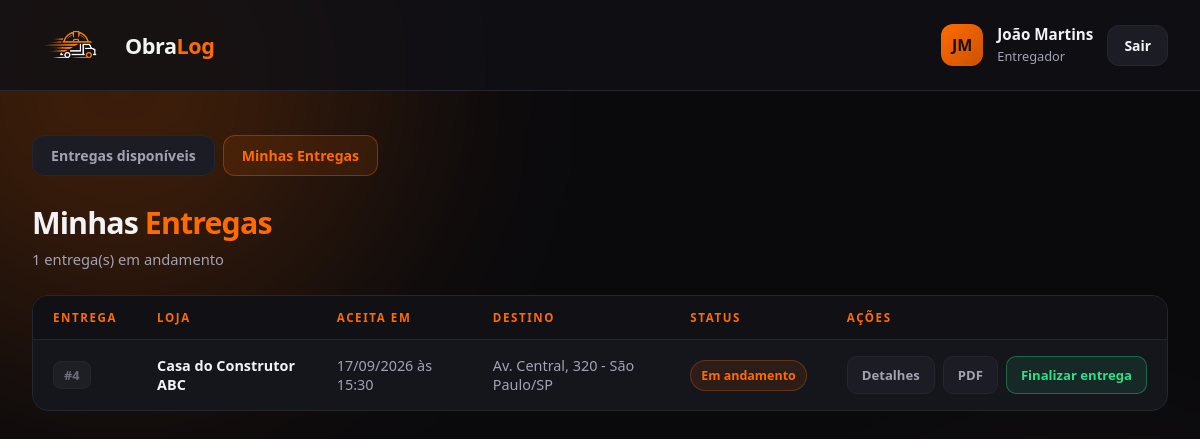
Page /minhas-entregas.php (signed in) on the committed database.
### tables this page shows
CREATE TABLE entrega (
    id_entrega          INT AUTO_INCREMENT PRIMARY KEY,
    id_loja             INT            NOT NULL,
    id_motorista        INT            NULL,
    id_cliente          INT            NOT NULL,
    endereco_origem     VARCHAR(200)   NOT NULL,
    endereco_entrega    VARCHAR(200)   NOT NULL,
    materiais           TEXT           NOT NULL,
    data_solicitacao    DATETIME       DEFAULT CURRENT_TIMESTAMP,
    data_entrega         DATETIME       NULL COMMENT 'preenchida quando o motorista aceita',
    data_finalizacao     DATETIME       NULL COMMENT 'preenchida quando o motorista finaliza; NULL = ainda ativa',
    CONSTRAINT fk_entrega_loja FOREIGN KEY (id_loja)
        REFERENCES loja (id_usuario) ON DELETE CASCADE,
    CONSTRAINT fk_entrega_motorista FOREIGN KEY (id_motorista)
        REFERENCES motorista (id_usuario) ON DELETE SET NULL,
    CONSTRAINT fk_entrega_cliente FOREIGN KEY (id_cliente)
        REFERENCES cliente (id_cliente) ON DELETE CASCADE
);

### includes/auth.php (called while the page is built, shortened)
<?php
function estaLogado(): bool
{
    return isset($_SESSION['usuario']['id_usuario']);
}
function usuarioLogado(): ?array
{
    return $_SESSION['usuario'] ?? null;
}
function exigirTipo(string $tipo): array
{
    $usuario = usuarioLogado();
    return $usuario;
}
function iniciais(string $nome): string
{
    $partes = preg_split('/\s+/', trim($nome));
    $letras = mb_substr($partes[0] ?? '', 0, 1);
    if (count($partes) > 1) {
        $letras .= mb_substr(end($partes), 0, 1);
    }
    return mb_strtoupper($letras);
}
function e(?string $valor): string
{
    return htmlspecialchars((string) $valor, ENT_QUOTES, 'UTF-8');
}

### minhas-entregas.php (the view, shortened to what this page needs)
<?php
require_once __DIR__ . '/includes/auth.php';
require_once __DIR__ . '/includes/conexao.php';
$usuario = exigirTipo('motorista');
$stmt = $pdo->prepare(
    "SELECT  en.id_entrega,
             en.data_entrega,
             en.endereco_entrega,
             COALESCE(l.nome_fantasia, u.nome) AS nome_loja
     FROM    entrega en
     JOIN    loja    l ON l.id_usuario = en.id_loja
     JOIN    usuario u ON u.id_usuario = en.id_loja
     WHERE   en.id_motorista = ?
       AND   en.data_finalizacao IS NULL
     ORDER BY en.data_entrega DESC"
);
$stmt->execute([$usuario['id_usuario']]);
$entregas = $stmt->fetchAll();
function dataBr(?string $data): string
{
    return $data ? date('d/m/Y \à\s H:i', strtotime($data)) : '-';
}
?>
<!DOCTYPE html>
<html lang="pt-BR">
<head>
    <link rel="stylesheet" href="style.css">
</head>
<body>
<header class="topo">
    <div class="logo-topo">
        <img src="img/logoObraLog.png" alt="ObraLog">
        <span>Obra<b>Log</b></span>
    </div>
    <div class="usuario-atual">
        <div class="avatar"><?= e(iniciais($usuario['nome'])) ?></div>
        <div class="dados">
            <strong><?= e($usuario['nome']) ?></strong>
            <small>Entregador</small>
        </div>
        <a href="logout.php" class="botao-sair">Sair</a>
    </div>
</header>
<main class="conteudo conteudo-largo">
    <?php $paginaAtual = 'minhas'; require __DIR__ . '/includes/menu-motorista.php'; ?>
    <div class="cabecalho-pagina">
        <div>
            <h1>Minhas <span>Entregas</span></h1>
            <p><?= count($entregas) ?> entrega(s) em andamento</p>
        </div>
    </div>
    <div class="quadro-tabela">
        <table class="tabela">
            <thead>
                <tr>
                    <th>Entrega</th>
                    <th>Loja</th>
                    <th>Aceita em</th>
                    <th>Destino</th>
                    <th>Status</th>
                    <th class="alinha-direita">Ações</th>
                </tr>
            </thead>
            <tbody>
            <?php if (!$entregas): ?>
                <tr>
                    <td colspan="6">
                        <div class="sem-registros">
                            <strong>Nenhuma entrega em andamento</strong>
                            <span>Aceite uma carga em Entregas disponíveis e ela aparece aqui.</span>
                        </div>
                    </td>
                </tr>
            <?php else: ?>
                <?php foreach ($entregas as $en): ?>
                <tr>
                    <td data-rotulo="Entrega">
                        <span class="codigo">#<?= (int) $en['id_entrega'] ?></span>
                    </td>
                    <td data-rotulo="Loja">
                        <span class="destaque"><?= e($en['nome_loja']) ?></span>
                    </td>
                    <td data-rotulo="Aceita em">
                        <?= dataBr($en['data_entrega']) ?>
                    </td>
                    <td data-rotulo="Destino">
                        <?= e($en['endereco_entrega']) ?>
                    </td>
                    <td data-rotulo="Status">
                        <span class="status-entrega">Em andamento</span>
                    </td>
                    <td data-rotulo="Ações" class="alinha-direita">
                        <div class="acoes">
                            <a class="acao" href="entrega-detalhe.php?id=<?= (int) $en['id_entrega'] ?>">Detalhes</a>
                            <a class="acao" href="relatorio.php?id=<?= (int) $en['id_entrega'] ?>" target="_blank" rel="noopener">PDF</a>
                            <form method="post" action="finalizar-entrega.php" onsubmit="return confirm('Tem certeza que deseja finalizar esta entrega?')">
                                <button type="submit" class="acao finalizar">Finalizar entrega</button>
                            </form>
                        </div>
                    </td>
                </tr>
                <?php endforeach; ?>
            <?php endif; ?>
            </tbody>
        </table>
    </div>
</main>
</body>
</html>

### rows in the picture
entrega: id_entrega "4", nome_loja "Casa do Construtor ABC", data_entrega "17/09/2026 às 15:30", endereco_entrega "Av. Central, 320 - São Paulo/SP"

### other values in the picture
iniciais($usuario['nome']) "JM"
$usuario['nome'] "João Martins"
count($entregas) "1"
